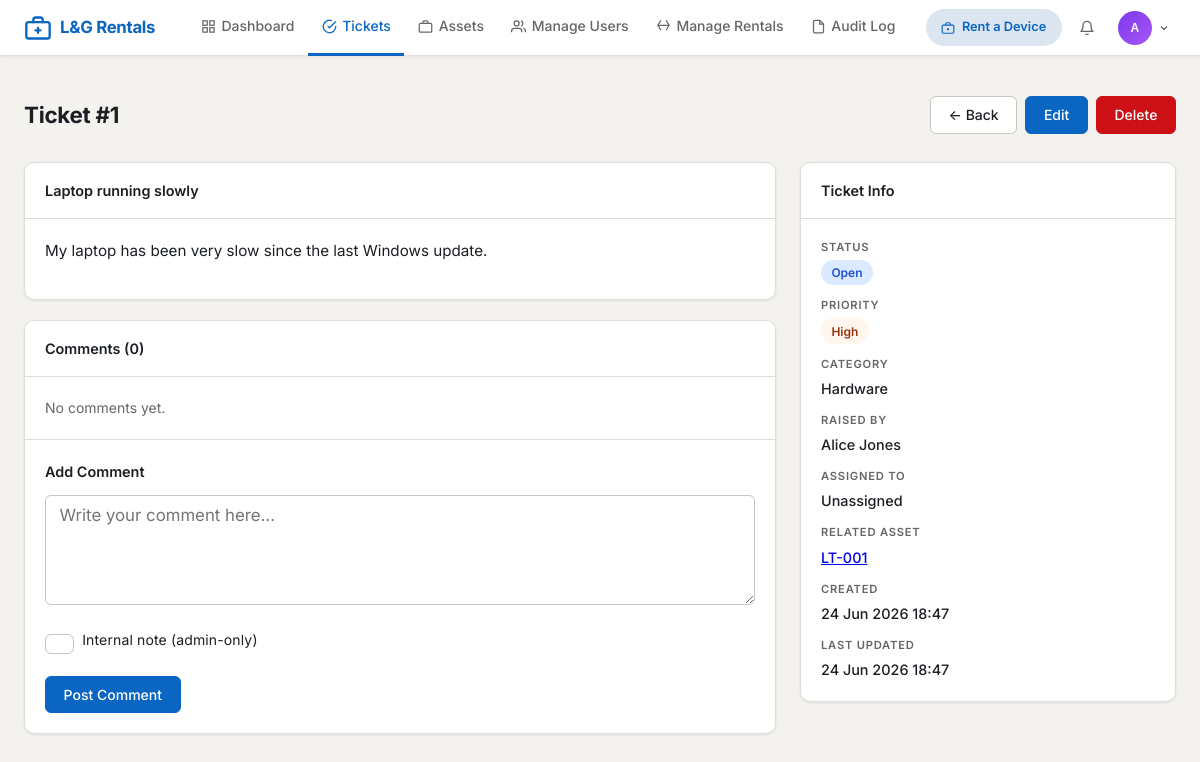
The app's page /tickets/1 (signed in) with its own data.
### app/models/__init__.py (models this page shows, shortened)
class User(UserMixin, db.Model):
    __tablename__ = 'users'
    id = db.Column(db.Integer, primary_key=True)
    username = db.Column(db.String(64), unique=True, nullable=False, index=True)
    email = db.Column(db.String(120), unique=True, nullable=False, index=True)
    password_hash = db.Column(db.String(256), nullable=False)
    role = db.Column(db.String(20), nullable=False, default='user')
    is_active = db.Column(db.Boolean, default=True, nullable=False)
    full_name = db.Column(db.String(120), nullable=False)
    department = db.Column(db.String(80))
    phone = db.Column(db.String(20))
    failed_login_count = db.Column(db.Integer, default=0, nullable=False)
    locked_until = db.Column(db.DateTime, nullable=True)
    created_at = db.Column(db.DateTime, default=datetime.utcnow, nullable=False)
    updated_at = db.Column(db.DateTime, default=datetime.utcnow, onupdate=datetime.utcnow)
    last_login = db.Column(db.DateTime, nullable=True)
    raised_tickets = db.relationship('Ticket', foreign_keys='Ticket.raised_by_id', backref='raised_by', lazy='dynamic')
    assigned_tickets = db.relationship('Ticket', foreign_keys='Ticket.assigned_to_id', backref='assigned_to', lazy='dynamic')
    assigned_assets = db.relationship('Asset', foreign_keys='Asset.assigned_to_id', backref='assigned_to', lazy='dynamic')
    comments = db.relationship('Comment', backref='author', lazy='dynamic')
    audit_logs = db.relationship('AuditLog', backref='user', lazy='dynamic')
    @property
    def is_admin(self):
        return self.role == 'admin'

class Ticket(db.Model):
    __tablename__ = 'tickets'
    STATUS_CHOICES = ['Open', 'In Progress', 'Resolved', 'Closed', 'Cancelled']
    PRIORITY_CHOICES = ['Low', 'Medium', 'High', 'Critical']
    CATEGORY_CHOICES = ['Hardware', 'Software', 'Network', 'Account Access',
                        'Email', 'Printer', 'Security Incident', 'Other']
    id = db.Column(db.Integer, primary_key=True)
    title = db.Column(db.String(200), nullable=False)
    description = db.Column(db.Text, nullable=False)
    status = db.Column(db.String(30), nullable=False, default='Open')
    priority = db.Column(db.String(20), nullable=False, default='Medium')
    category = db.Column(db.String(50), nullable=False)
    raised_by_id = db.Column(db.Integer, db.ForeignKey('users.id'), nullable=False)
    assigned_to_id = db.Column(db.Integer, db.ForeignKey('users.id'), nullable=True)
    related_asset_id = db.Column(db.Integer, db.ForeignKey('assets.id'), nullable=True)
    resolution_notes = db.Column(db.Text)
    created_at = db.Column(db.DateTime, default=datetime.utcnow, nullable=False)
    updated_at = db.Column(db.DateTime, default=datetime.utcnow, onupdate=datetime.utcnow)
    resolved_at = db.Column(db.DateTime, nullable=True)
    comments = db.relationship('Comment', backref='ticket', lazy='dynamic', cascade='all, delete-orphan')

class Asset(db.Model):
    __tablename__ = 'assets'
    STATUS_CHOICES = ['Available', 'In Use', 'Under Repair', 'Decommissioned', 'Lost']
    TYPE_CHOICES = ['Laptop', 'Desktop', 'Server', 'Monitor', 'Mobile',
                    'Printer', 'Switch', 'Software Licence', 'Peripheral', 'Other']
    id = db.Column(db.Integer, primary_key=True)
    name = db.Column(db.String(120), nullable=False)
    asset_tag = db.Column(db.String(50), unique=True, nullable=False, index=True)
    asset_type = db.Column(db.String(50), nullable=False)
    manufacturer = db.Column(db.String(80))
    model = db.Column(db.String(80))
    serial_number = db.Column(db.String(100), unique=True)
    status = db.Column(db.String(30), nullable=False, default='Available')
    purchase_date = db.Column(db.Date)
    purchase_cost = db.Column(db.Numeric(10, 2))
    warranty_expiry = db.Column(db.Date)
    location = db.Column(db.String(100))
    notes = db.Column(db.Text)
    assigned_to_id = db.Column(db.Integer, db.ForeignKey('users.id'), nullable=True)
    created_at = db.Column(db.DateTime, default=datetime.utcnow, nullable=False)
    updated_at = db.Column(db.DateTime, default=datetime.utcnow, onupdate=datetime.utcnow)
    tickets = db.relationship('Ticket', backref='related_asset', lazy='dynamic')

### app/routes/tickets.py (the view, shortened to what this page needs)
@tickets_bp.route('/<int:ticket_id>')
@login_required
def view_ticket(ticket_id):
    ticket = Ticket.query.get_or_404(ticket_id)
    comment_form = CommentForm()
    comments_query = ticket.comments.order_by(Comment.created_at.asc())
    if not current_user.is_admin:
        comments_query = comments_query.filter_by(is_internal=False)
    comments = comments_query.all()
    return render_template('tickets/view.html',
                           ticket=ticket,
                           comments=comments,
                           comment_form=comment_form)

### app/utils/forms.py
class CommentForm(FlaskForm):
    body = TextAreaField('Comment', validators=[DataRequired(), Length(min=1, max=2000), no_html])
    is_internal = BooleanField('Internal note (admin-only)')
    submit = SubmitField('Post Comment')

### app/utils/security.py (called while the page is built)
def apply_security_headers(response):
    response.headers['X-Content-Type-Options'] = 'nosniff'
    response.headers['X-Frame-Options'] = 'DENY'
    response.headers['X-XSS-Protection'] = '1; mode=block'
    response.headers['Referrer-Policy'] = 'strict-origin-when-cross-origin'
    csp_directives = current_app.config.get('CSP_DIRECTIVES', {})
    if csp_directives:
        csp_string = '; '.join(
            f"{key} {value}" for key, value in csp_directives.items()
        )
        response.headers['Content-Security-Policy'] = csp_string
    if not current_app.debug:
        response.headers['Strict-Transport-Security'] = \
            'max-age=31536000; includeSubDomains'
    response.headers['Permissions-Policy'] = \
        'camera=(), microphone=(), geolocation=()'
    return response

### app/templates/tickets/view.html (shortened to what this page needs)
{% extends "base.html" %}
{% block content %}
<div class="page-header">
    <h1 class="page-title">Ticket #{{ ticket.id }}</h1>
    <div class="btn-group">
        <a href="{{ url_for('tickets.list_tickets') }}" class="btn btn-outline">← Back</a>
        {% if current_user.is_admin or (ticket.raised_by_id == current_user.id and ticket.status == 'Open') %}
        <a href="{{ url_for('tickets.edit_ticket', ticket_id=ticket.id) }}" class="btn btn-primary">Edit</a>
        {% endif %}
        {% if current_user.is_admin %}
        <a href="{{ url_for('tickets.delete_ticket', ticket_id=ticket.id) }}" class="btn btn-danger">Delete</a>
        {% endif %}
    </div>
</div>
<div style="display:grid;grid-template-columns:2fr 1fr;gap:1.5rem;">
    <div>
        <div class="card" style="margin-bottom:1.25rem;">
            <div class="card-header">{{ ticket.title }}</div>
            <div class="card-body">
                <div style="white-space:pre-wrap;font-size:.95rem;margin-bottom:1rem;">{{ ticket.description }}</div>
            </div>
        </div>
        <div class="card">
            <div class="card-header">Comments ({{ comments|length }})</div>
            <div class="card-body">
                {% for c in comments %}
                <div class="comment {% if c.is_internal %}internal{% endif %}">
                    <div class="comment-meta">
                        <strong>{{ c.author.full_name }}</strong>
                        {% if c.is_internal %}<span class="internal-badge">Internal Note</span>{% endif %}
                        &mdash; {{ c.created_at.strftime('%d %b %Y %H:%M') }}
                    </div>
                    <div class="comment-body">{{ c.body }}</div>
                </div>
                {% else %}
                <p style="color:var(--text-muted);font-size:.875rem;">No comments yet.</p>
                {% endfor %}
            </div>
            {% if ticket.status not in ['Closed', 'Cancelled'] %}
            <div style="border-top:1px solid var(--border);padding:1.25rem;">
                <h3 style="font-size:.9rem;font-weight:600;margin-bottom:.75rem;">Add Comment</h3>
                <form method="POST" action="{{ url_for('tickets.add_comment', ticket_id=ticket.id) }}">
                    <div class="form-group">
                        {{ comment_form.body(placeholder="Write your comment here…") }}
                    </div>
                    {% if current_user.is_admin %}
                    <div class="form-group">
                        <div class="form-check">{{ comment_form.is_internal() }}{{ comment_form.is_internal.label }}</div>
                    </div>
                    {% endif %}
                    <button type="submit" class="btn btn-primary">Post Comment</button>
                </form>
            </div>
            {% endif %}
        </div>
    </div>
    <div>
        <div class="card" style="align-self:start;">
            <div class="card-header">Ticket Info</div>
            <div class="card-body">
                <div class="detail-item" style="margin-bottom:.75rem;"><div class="detail-label">Status</div><div class="detail-value"><span class="badge badge-{{ ticket.status|lower|replace(' ','') }}">{{ ticket.status }}</span></div></div>
                <div class="detail-item" style="margin-bottom:.75rem;"><div class="detail-label">Priority</div><div class="detail-value"><span class="badge badge-{{ ticket.priority|lower }}">{{ ticket.priority }}</span></div></div>
                <div class="detail-item" style="margin-bottom:.75rem;"><div class="detail-label">Category</div><div class="detail-value">{{ ticket.category }}</div></div>
                <div class="detail-item" style="margin-bottom:.75rem;"><div class="detail-label">Raised By</div><div class="detail-value">{{ ticket.raised_by.full_name }}</div></div>
                <div class="detail-item" style="margin-bottom:.75rem;"><div class="detail-label">Assigned To</div><div class="detail-value">{{ ticket.assigned_to.full_name if ticket.assigned_to else 'Unassigned' }}</div></div>
                <div class="detail-item" style="margin-bottom:.75rem;"><div class="detail-label">Related Asset</div><div class="detail-value">{% if ticket.related_asset %}<a href="{{ url_for('assets.view_asset', asset_id=ticket.related_asset.id) }}">{{ ticket.related_asset.asset_tag }}</a>{% else %}—{% endif %}</div></div>
                <div class="detail-item" style="margin-bottom:.75rem;"><div class="detail-label">Created</div><div class="detail-value">{{ ticket.created_at.strftime('%d %b %Y %H:%M') }}</div></div>
                <div class="detail-item"><div class="detail-label">Last Updated</div><div class="detail-value">{{ ticket.updated_at.strftime('%d %b %Y %H:%M') if ticket.updated_at else '—' }}</div></div>
            </div>
        </div>
    </div>
</div>
{% endblock %}

### app/templates/base.html (shortened to what this page needs)
<!DOCTYPE html>
<html lang="en">
<head>
    <link rel="stylesheet" href="{{ url_for('static', filename='css/main.css') }}">
</head>
<body>
{% if current_user.is_authenticated %}
<nav class="navbar">
    <a href="{{ url_for('main.dashboard') }}" class="nav-brand">
        <svg viewBox="0 0 24 24" fill="none" stroke="currentColor" stroke-width="2" stroke-linecap="round" stroke-linejoin="round">
            <rect x="2" y="7" width="20" height="14" rx="2"/><path d="M16 7V5a2 2 0 0 0-2-2h-4a2 2 0 0 0-2 2v2"/><line x1="12" y1="12" x2="12" y2="16"/><line x1="10" y1="14" x2="14" y2="14"/>
        </svg>
        L&G Rentals
    </a>
    <ul class="nav-links">
        <li>
            <a href="{{ url_for('main.dashboard') }}" class="{% if request.endpoint == 'main.dashboard' %}active{% endif %}">
                <svg width="15" height="15" viewBox="0 0 24 24" fill="none" stroke="currentColor" stroke-width="2"><rect x="3" y="3" width="7" height="7"/><rect x="14" y="3" width="7" height="7"/><rect x="14" y="14" width="7" height="7"/><rect x="3" y="14" width="7" height="7"/></svg>
                Dashboard
            </a>
        </li>
        {% if current_user.is_admin %}
        <li>
            <a href="{{ url_for('tickets.list_tickets') }}" class="{% if 'tickets' in request.endpoint %}active{% endif %}">
                <svg width="15" height="15" viewBox="0 0 24 24" fill="none" stroke="currentColor" stroke-width="2"><path d="M22 11.08V12a10 10 0 1 1-5.93-9.14"/><polyline points="22 4 12 14.01 9 11.01"/></svg>
                Tickets
            </a>
        </li>
        <li>
            <a href="{{ url_for('assets.list_assets') }}" class="{% if 'assets' in request.endpoint %}active{% endif %}">
                <svg width="15" height="15" viewBox="0 0 24 24" fill="none" stroke="currentColor" stroke-width="2"><rect x="2" y="7" width="20" height="14" rx="2"/><path d="M16 7V5a2 2 0 0 0-2-2h-4a2 2 0 0 0-2 2v2"/></svg>
                Assets
            </a>
        </li>
        <li>
            <a href="{{ url_for('admin.list_users') }}" class="{% if 'admin' in request.endpoint %}active{% endif %}">
                <svg width="15" height="15" viewBox="0 0 24 24" fill="none" stroke="currentColor" stroke-width="2"><path d="M17 21v-2a4 4 0 0 0-4-4H5a4 4 0 0 0-4 4v2"/><circle cx="9" cy="7" r="4"/><path d="M23 21v-2a4 4 0 0 0-3-3.87M16 3.13a4 4 0 0 1 0 7.75"/></svg>
                Manage Users
            </a>
        </li>
        <li>
            <a href="{{ url_for('rentals.admin_rentals') }}" class="{% if 'rentals' in request.endpoint and current_user.is_admin %}active{% endif %}">
                <svg width="15" height="15" viewBox="0 0 24 24" fill="none" stroke="currentColor" stroke-width="2"><path d="M21 10H3M16 2l5 8-5 8M8 2L3 10l5 8"/></svg>
                Manage Rentals
            </a>
        </li>
        <li>
            <a href="{{ url_for('admin.audit_log') }}" class="{% if request.endpoint == 'admin.audit_log' %}active{% endif %}">
                <svg width="15" height="15" viewBox="0 0 24 24" fill="none" stroke="currentColor" stroke-width="2"><path d="M14 2H6a2 2 0 0 0-2 2v16a2 2 0 0 0 2 2h12a2 2 0 0 0 2-2V8z"/><polyline points="14 2 14 8 20 8"/></svg>
                Audit Log
            </a>
        </li>
        {% endif %}
    </ul>
    <div class="nav-right">
        <a href="{{ url_for('rentals.catalog') }}"
           class="nav-rent-btn {% if 'rentals' in request.endpoint %}nav-rent-btn-active{% endif %}">
            <svg width="14" height="14" viewBox="0 0 24 24" fill="none" stroke="currentColor" stroke-width="2">
                <rect x="2" y="7" width="20" height="14" rx="2"/><path d="M16 7V5a2 2 0 0 0-2-2h-4a2 2 0 0 0-2 2v2"/><line x1="12" y1="12" x2="12" y2="16"/><line x1="10" y1="14" x2="14" y2="14"/>
            </svg>
            Rent a Device
        </a>
        <div class="nav-notif" id="notifDropdown">
            <button class="nav-notif-btn" id="notifBtn" type="button" aria-haspopup="true" aria-expanded="false">
                <svg width="16" height="16" viewBox="0 0 24 24" fill="none" stroke="currentColor" stroke-width="2" stroke-linecap="round" stroke-linejoin="round">
                    <path d="M18 8A6 6 0 0 0 6 8c0 7-3 9-3 9h18s-3-2-3-9"/>
                    <path d="M13.73 21a2 2 0 0 1-3.46 0"/>
                </svg>
            </button>
        </div>
        <div class="nav-user-dropdown" id="userDropdown">
            <button class="nav-avatar-btn" id="userAvatarBtn" type="button" aria-haspopup="true" aria-expanded="false">
                {% set parts = current_user.full_name.split() %}
                <div class="user-avatar {% if current_user.is_admin %}avatar-admin{% elif current_user.is_guest %}avatar-guest{% else %}avatar-user{% endif %}">
                    {{ parts[0][0]|upper }}{% if parts|length > 1 %}{{ parts[-1][0]|upper }}{% endif %}
                </div>
                <svg width="12" height="12" viewBox="0 0 24 24" fill="none" stroke="currentColor" stroke-width="2.5"><path d="M6 9l6 6 6-6"/></svg>
            </button>
        </div>
    </div>
</nav>
{% endif %}
{% block flash %}
<div class="flash-container">
</div>
{% endblock %}
<main class="{% block main_class %}main-content{% endblock %}">
    {% block content %}{% endblock %}
</main>
</body>
</html>

### records on screen
User: full_name "A"
Ticket: id "1", title "Laptop running slowly", description "My laptop has been very slow since the last Windows update.", status "Open", priority "High", category "Hardware", created_at "24 Jun 2026 18:47", updated_at "24 Jun 2026 18:47"
User: raised_by.full_name "Alice Jones"
Asset: related_asset.asset_tag "LT-001"

### other values on screen
{{ comments|length }} "0"
{{ comment_form.is_internal.label }} "Internal note (admin-only)"
{{ ticket.assigned_to.full_name if ticket.assigned_to else 'Unassigned' }} "Unassigned"
